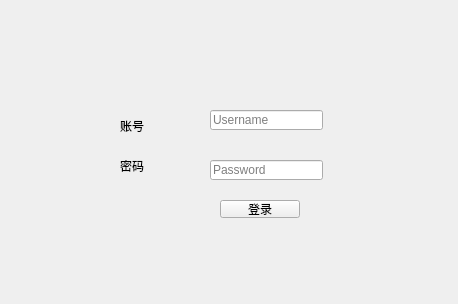
<?xml version="1.0" encoding="UTF-8"?>
<ui version="4.0">
 <class>Widget</class>
 <widget class="QWidget" name="Widget">
  <property name="geometry">
   <rect>
    <x>0</x>
    <y>0</y>
    <width>458</width>
    <height>304</height>
   </rect>
  </property>
  <property name="windowTitle">
   <string>Widget</string>
  </property>
  <property name="styleSheet">
   <string notr="true"/>
  </property>
  <widget class="QPushButton" name="loginButton">
   <property name="geometry">
    <rect>
     <x>220</x>
     <y>200</y>
     <width>80</width>
     <height>18</height>
    </rect>
   </property>
   <property name="text">
    <string>登录</string>
   </property>
  </widget>
  <widget class="QLabel" name="label">
   <property name="geometry">
    <rect>
     <x>120</x>
     <y>120</y>
     <width>40</width>
     <height>12</height>
    </rect>
   </property>
   <property name="text">
    <string>账号</string>
   </property>
  </widget>
  <widget class="QLabel" name="label_2">
   <property name="geometry">
    <rect>
     <x>120</x>
     <y>160</y>
     <width>40</width>
     <height>12</height>
    </rect>
   </property>
   <property name="text">
    <string>密码</string>
   </property>
  </widget>
  <widget class="QLineEdit" name="username">
   <property name="geometry">
    <rect>
     <x>210</x>
     <y>110</y>
     <width>113</width>
     <height>20</height>
    </rect>
   </property>
   <property name="placeholderText">
    <string>Username</string>
   </property>
  </widget>
  <widget class="QLineEdit" name="password">
   <property name="geometry">
    <rect>
     <x>210</x>
     <y>160</y>
     <width>113</width>
     <height>20</height>
    </rect>
   </property>
   <property name="placeholderText">
    <string>Password</string>
   </property>
  </widget>
 </widget>
 <resources/>
 <connections/>
</ui>
